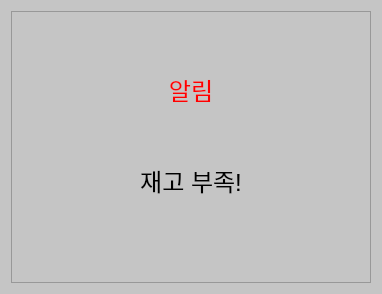
<?xml version="1.0" encoding="UTF-8"?>
<ui version="4.0">
 <class>nostock</class>
 <widget class="QDialog" name="nostock">
  <property name="geometry">
   <rect>
    <x>0</x>
    <y>0</y>
    <width>382</width>
    <height>294</height>
   </rect>
  </property>
  <property name="windowTitle">
   <string>Dialog</string>
  </property>
  <property name="styleSheet">
   <string notr="true">background-color: rgb(197, 197, 197);</string>
  </property>
  <layout class="QVBoxLayout" name="verticalLayout">
   <item>
    <widget class="QTextBrowser" name="textBrowser">
     <property name="html">
      <string>&lt;!DOCTYPE HTML PUBLIC &quot;-//W3C//DTD HTML 4.0//EN&quot; &quot;http://www.w3.org/TR/REC-html40/strict.dtd&quot;&gt;
&lt;html&gt;&lt;head&gt;&lt;meta name=&quot;qrichtext&quot; content=&quot;1&quot; /&gt;&lt;style type=&quot;text/css&quot;&gt;
p, li { white-space: pre-wrap; }
&lt;/style&gt;&lt;/head&gt;&lt;body style=&quot; font-family:'Gulim'; font-size:9pt; font-weight:400; font-style:normal;&quot;&gt;
&lt;p align=&quot;center&quot; style=&quot;-qt-paragraph-type:empty; margin-top:0px; margin-bottom:0px; margin-left:0px; margin-right:0px; -qt-block-indent:0; text-indent:0px; font-family:'Gulim';&quot;&gt;&lt;br /&gt;&lt;/p&gt;
&lt;p align=&quot;center&quot; style=&quot;-qt-paragraph-type:empty; margin-top:0px; margin-bottom:0px; margin-left:0px; margin-right:0px; -qt-block-indent:0; text-indent:0px; font-family:'Gulim';&quot;&gt;&lt;br /&gt;&lt;/p&gt;
&lt;p align=&quot;center&quot; style=&quot;-qt-paragraph-type:empty; margin-top:0px; margin-bottom:0px; margin-left:0px; margin-right:0px; -qt-block-indent:0; text-indent:0px; font-family:'Gulim';&quot;&gt;&lt;br /&gt;&lt;/p&gt;
&lt;p align=&quot;center&quot; style=&quot;-qt-paragraph-type:empty; margin-top:0px; margin-bottom:0px; margin-left:0px; margin-right:0px; -qt-block-indent:0; text-indent:0px; font-family:'Gulim';&quot;&gt;&lt;br /&gt;&lt;/p&gt;
&lt;p align=&quot;center&quot; style=&quot; margin-top:0px; margin-bottom:0px; margin-left:0px; margin-right:0px; -qt-block-indent:0; text-indent:0px;&quot;&gt;&lt;span style=&quot; font-family:'Gulim'; font-size:18pt; color:#ff0000;&quot;&gt;알림&lt;/span&gt;&lt;/p&gt;
&lt;p align=&quot;center&quot; style=&quot;-qt-paragraph-type:empty; margin-top:0px; margin-bottom:0px; margin-left:0px; margin-right:0px; -qt-block-indent:0; text-indent:0px; font-family:'Gulim'; font-size:18pt; color:#ff0000;&quot;&gt;&lt;br /&gt;&lt;/p&gt;
&lt;p align=&quot;center&quot; style=&quot;-qt-paragraph-type:empty; margin-top:0px; margin-bottom:0px; margin-left:0px; margin-right:0px; -qt-block-indent:0; text-indent:0px; font-family:'Gulim'; font-size:18pt; color:#ff0000;&quot;&gt;&lt;br /&gt;&lt;/p&gt;
&lt;p align=&quot;center&quot; style=&quot; margin-top:0px; margin-bottom:0px; margin-left:0px; margin-right:0px; -qt-block-indent:0; text-indent:0px;&quot;&gt;&lt;span style=&quot; font-family:'Gulim'; font-size:18pt;&quot;&gt;재고 부족!&lt;/span&gt;&lt;/p&gt;&lt;/body&gt;&lt;/html&gt;</string>
     </property>
    </widget>
   </item>
  </layout>
 </widget>
 <resources/>
 <connections/>
</ui>
